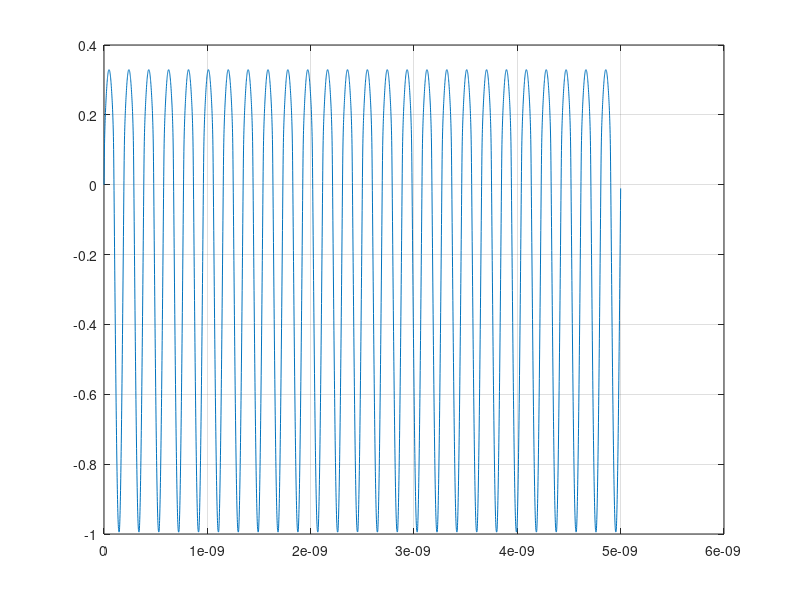
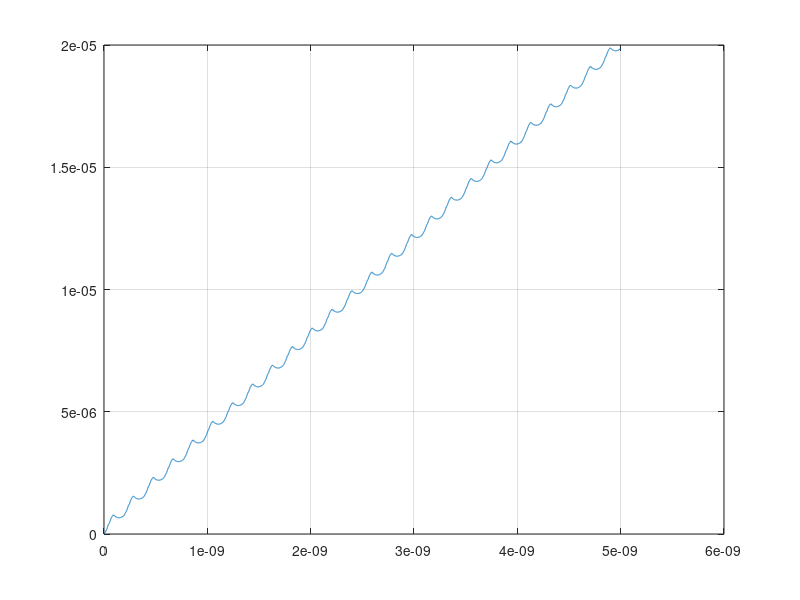

The MATLAB source for these figures, in order:
function MyFunctionSPICE_diode_series_RC_nw_ver3
% written on 11-Apr-2022 to verify the SPICE code. Improved diode model.
% Trying out with model given in the ADS or SPICE help file
clc;clear;format shortEng;%close all;

% diode parameters
Rs=20;
Isat=5e-6; % 5uA
Vth=26e-3; % 25.85 mV @ 300K
Vdiode=0;
Vdiodepre=Vdiode;
N=1.05;
Tt=1e-11;
Cj0=0.14e-12;
Vj=0.34;
M=0.4;
Fc=0.5;
Bv=2;
Ibv=1e-4;
Xti=2;
Eg=0.69;
AREA=1;
tol_value=1e-6;
LHS=[0;0;0;0;0;0;0];
LHSpre=LHS;
if Vdiode<(-10*N*Vth)
    G0=(Isat/(N*Vth))*exp(-10);
    Idiodepre=(Isat*(exp(-10)-1)+G0*(Vdiodepre+10*N*Vth));    
else
    G0=(Isat/(N*Vth))*exp(Vdiodepre/(N*Vth));
    Idiodepre=Isat*(exp(Vdiodepre/(N*Vth))-1);
end
I0=Idiodepre-G0*Vdiodepre;
% source parameters
Iampsrc=1;
Vampsrc=1;
Rser=100;
freq=5.2e9;
% load
Cload=1e-6;
Rload=500;
% simulation parameters
start_time=0; end_time=5e-9;
delt=1e-12;%(1/freq)/100;
Vnode3pre=0;
Vnode40pre=0;
Vnode34pre=0;
index=0;

MNA=zeros(7);
MNA(1,1)=(1/Rser);
MNA(1,2)=(-1/Rser);
MNA(2,1)=(-1/Rser);
MNA(2,2)=(1/Rser)+(1/Rs);
MNA(2,3)=(-1/Rs);
MNA(3,2)=(-1/Rs);
MNA(3,3)=(1/Rs)+G0;
MNA(3,4)=-G0;
MNA(4,3)=-G0;
MNA(4,4)=G0+(1/Rload);
MNA(6,4)=Cload/delt;
MNA(6,6)=-1;
MNA(4,6)=1;
MNA(5,1)=1;
MNA(1,5)=1;

if Vdiode<=Fc*Vj
    Cj=AREA*Cj0*(1-Vdiode/Vj).^-M;
elseif Vdiode>Fc*Vj
    Cj=AREA*(Cj0/(1-Fc)^M)*(1+(M/(Vj*(1-Fc)))*(Vdiode-Fc*Vj));
end

Cdiff=Tt*G0;
Cdiode=Cdiff+Cj;
MNA(3,7)=1;
MNA(4,7)=-1;
MNA(7,3)=Cdiode/delt;
MNA(7,4)=-Cdiode/delt;
MNA(7,7)=-1;

tic;
for time=start_time:delt:end_time   
    Vsrc=Vampsrc*sin(2*pi*freq*time);
    tol=1e9; %tolerance for stopping the iteration
    while(tol>tol_value)
        % RHS vector
        RHS=[0;...
            0;...
            -I0;...
            I0;...
            Vsrc;...
            (Cload/delt)*Vnode40pre;...
            (Cdiode/delt)*Vnode34pre];
        % LHS is the solution vector
        LHS=MNA\RHS;
        Vnode40pre=LHS(4)-0;  
        Vnode34pre=LHS(3)-LHS(4);
        Vdiode=(LHS(3)-LHS(4));   
        Vdiodepre=Vdiode;
         % G0 and I0 are modified
        if Vdiodepre<(-10*N*Vth)
            G0=(Isat/(N*Vth))*exp(-10);
            Idiodepre=(Isat*(exp(-10)-1)+G0*(Vdiodepre+10*N*Vth));
        else
            G0=(Isat/(N*Vth))*exp(Vdiodepre/(N*Vth));
            Idiodepre=Isat*(exp(Vdiodepre/(N*Vth))-1);
        end          
        I0=Idiodepre-G0*(LHS(3)-LHS(4));         
        % junction capacitance is evaluated             
        if Vdiodepre<=Fc*Vj
            Cj=AREA*Cj0*(1-(Vdiodepre)/Vj).^-M;
        elseif Vdiodepre>Fc*Vj
            Cj=AREA*(Cj0/(1-Fc)^M)*(1+(M/(Vj*(1-Fc)))*((Vdiodepre)-Fc*Vj));
        end
        
        Cdiff=Tt*G0;
        Cdiode=Cdiff+Cj;        
        % MNA matrix is updated
        MNA(3,3)=(1/Rs)+G0;
        MNA(3,4)=-G0;
        MNA(4,3)=-G0;
        MNA(4,4)=G0+(1/Rload);        
        MNA(7,3)=Cdiode/delt;
        MNA(7,4)=-Cdiode/delt;        
        % computing the tolerance
        %tol=sum(abs([LHS(2)-LHSpre(2);LHS(3)-LHSpre(3);LHS(4)-LHSpre(4);]).^2);
        tol=sum([(LHS(2:4)-LHSpre(2:4));].^2);
        % storing the value of the LHS to LHSpre       
        LHSpre=LHS;
    end    
    index=index+1;
    diode_capacitance(index)=Cdiode;
    V1(index)=LHS(2);V2(index)=LHS(4);
end
toc;
figure(1),plot(0:delt:end_time,V1);grid on;hold on;figure(2),plot(0:delt:end_time,V2);grid on;hold on;
%figure(3);plot(0:delt:end_time,V1-V2);grid on;
end